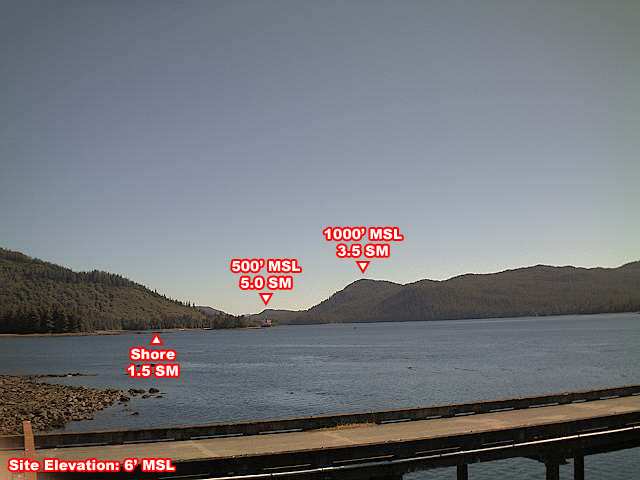
#> input picture imgs/test1_clear.jpg, 640 x 480 px, found by its file name
$ python find_obj.py ../../imgs/test1_clear.jpg
#> lines starting #> are read from the running program, lines starting #| are printed output that depends on the picture
#!/usr/bin/env python

'''
Feature-based image matching sample.

Note, that you will need the https://github.com/opencv/opencv_contrib repo for SIFT and SURF

USAGE
  find_obj.py [--feature=<sift|surf|orb|akaze|brisk>[-flann]] [ <image1> <image2> ]

  --feature  - Feature to use. Can be sift, surf, orb or brisk. Append '-flann'
               to feature name to use Flann-based matcher instead bruteforce.

  Press left mouse button on a feature point to see its matching point.
'''

# Python 2/3 compatibility
from __future__ import print_function

import numpy as np
import cv2 as cv

from common import anorm, getsize

FLANN_INDEX_KDTREE = 1  # bug: flann enums are missing
FLANN_INDEX_LSH    = 6


def init_feature(name):
    chunks = name.split('-')
    if chunks[0] == 'sift':
        detector = cv.xfeatures2d.SIFT_create()
        norm = cv.NORM_L2
    elif chunks[0] == 'surf':
        detector = cv.xfeatures2d.SURF_create(200)
        norm = cv.NORM_L2
    elif chunks[0] == 'orb':
        detector = cv.ORB_create(400)
        norm = cv.NORM_HAMMING
    elif chunks[0] == 'akaze':
        detector = cv.AKAZE_create()
        norm = cv.NORM_HAMMING
    elif chunks[0] == 'brisk':
        detector = cv.BRISK_create()
        norm = cv.NORM_HAMMING
    else:
        return None, None
    if 'flann' in chunks:
        if norm == cv.NORM_L2:
            flann_params = dict(algorithm = FLANN_INDEX_KDTREE, trees = 5)
        else:
            flann_params= dict(algorithm = FLANN_INDEX_LSH,
                               table_number = 6, # 12
                               key_size = 12,     # 20
                               multi_probe_level = 1) #2
        matcher = cv.FlannBasedMatcher(flann_params, {})  # bug : need to pass empty dict (#1329)
    else:
        matcher = cv.BFMatcher(norm)
    return detector, matcher


def filter_matches(kp1, kp2, matches, ratio = 0.75):
    mkp1, mkp2 = [], []
    for m in matches:
        if len(m) == 2 and m[0].distance < m[1].distance * ratio:
            m = m[0]
            mkp1.append( kp1[m.queryIdx] )
            mkp2.append( kp2[m.trainIdx] )
    p1 = np.float32([kp.pt for kp in mkp1])
    p2 = np.float32([kp.pt for kp in mkp2])
    kp_pairs = zip(mkp1, mkp2)
    return p1, p2, list(kp_pairs)

def explore_match(win, img1, img2, kp_pairs, status = None, H = None):
    h1, w1 = img1.shape[:2]
    h2, w2 = img2.shape[:2]
    vis = np.zeros((max(h1, h2), w1+w2), np.uint8)
    vis[:h1, :w1] = img1
    vis[:h2, w1:w1+w2] = img2
    vis = cv.cvtColor(vis, cv.COLOR_GRAY2BGR)

    if H is not None:
        corners = np.float32([[0, 0], [w1, 0], [w1, h1], [0, h1]])
        corners = np.int32( cv.perspectiveTransform(corners.reshape(1, -1, 2), H).reshape(-1, 2) + (w1, 0) )
        cv.polylines(vis, [corners], True, (255, 255, 255))

    if status is None:
        status = np.ones(len(kp_pairs), np.bool_)
    p1, p2 = [], []  # python 2 / python 3 change of zip unpacking
    for kpp in kp_pairs:
        p1.append(np.int32(kpp[0].pt))
        p2.append(np.int32(np.array(kpp[1].pt) + [w1, 0]))

    green = (0, 255, 0)
    red = (0, 0, 255)
    kp_color = (51, 103, 236)
    for (x1, y1), (x2, y2), inlier in zip(p1, p2, status):
        if inlier:
            col = green
            cv.circle(vis, (x1, y1), 2, col, -1)
            cv.circle(vis, (x2, y2), 2, col, -1)
        else:
            col = red
            r = 2
            thickness = 3
            cv.line(vis, (x1-r, y1-r), (x1+r, y1+r), col, thickness)
            cv.line(vis, (x1-r, y1+r), (x1+r, y1-r), col, thickness)
            cv.line(vis, (x2-r, y2-r), (x2+r, y2+r), col, thickness)
            cv.line(vis, (x2-r, y2+r), (x2+r, y2-r), col, thickness)
    vis0 = vis.copy()
    for (x1, y1), (x2, y2), inlier in zip(p1, p2, status):
        if inlier:
            cv.line(vis, (x1, y1), (x2, y2), green)

    cv.imshow(win, vis)

    def onmouse(event, x, y, flags, param):
        cur_vis = vis
        if flags & cv.EVENT_FLAG_LBUTTON:
            cur_vis = vis0.copy()
            r = 8
            m = (anorm(np.array(p1) - (x, y)) < r) | (anorm(np.array(p2) - (x, y)) < r)
            idxs = np.where(m)[0]

            kp1s, kp2s = [], []
            for i in idxs:
                (x1, y1), (x2, y2) = p1[i], p2[i]
                col = (red, green)[status[i][0]]
                cv.line(cur_vis, (x1, y1), (x2, y2), col)
                kp1, kp2 = kp_pairs[i]
                kp1s.append(kp1)
                kp2s.append(kp2)
            cur_vis = cv.drawKeypoints(cur_vis, kp1s, None, flags=4, color=kp_color)
            cur_vis[:,w1:] = cv.drawKeypoints(cur_vis[:,w1:], kp2s, None, flags=4, color=kp_color)

        cv.imshow(win, cur_vis)
    cv.setMouseCallback(win, onmouse)
    return vis


def main():
    import sys, getopt
    opts, args = getopt.getopt(sys.argv[1:], '', ['feature='])
    opts = dict(opts)
    feature_name = opts.get('--feature', 'brisk')
    try:
        fn1, fn2 = args
    except:
        fn1 = 'imgs/test1_clear.jpg'
        fn2 = 'imgs/test1_affine.jpg'

    img1 = cv.imread(fn1, cv.IMREAD_GRAYSCALE)
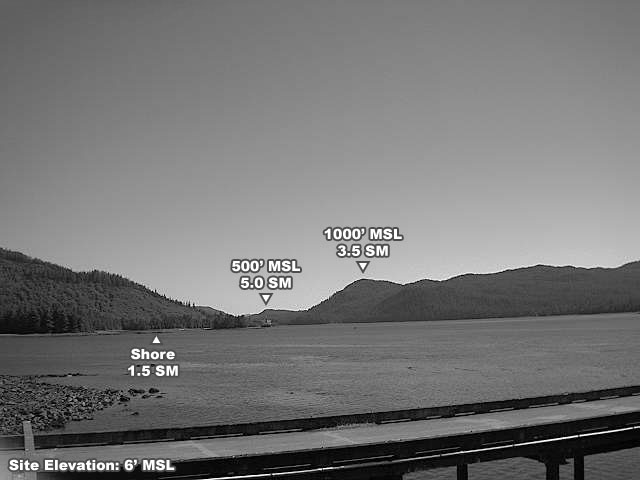
#> img1: shape (480, 640); min 0, max 255, mean 118.1
    img2 = cv.imread(fn2, cv.IMREAD_GRAYSCALE)
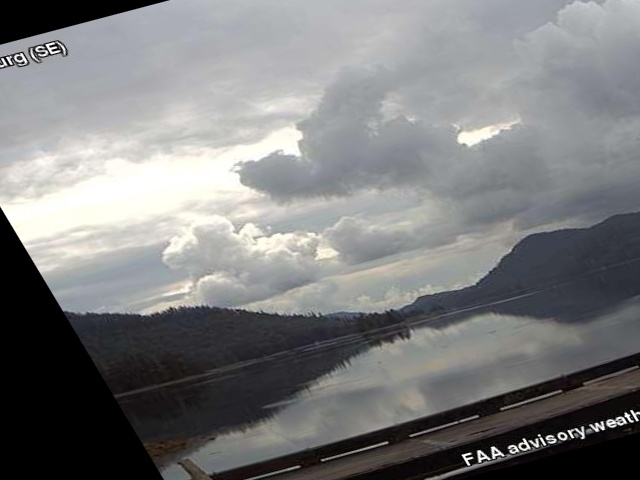
#> input picture imgs/test1_affine.jpg, 640 x 480 px, found by its file name
#> img2: shape (480, 640); min 0, max 255, mean 124.9
    features = ["sift", "surf", "orb", "akaze", "brisk"]
    for f in features:
        # detector, matcher = init_feature(feature_name)
        detector, matcher = init_feature(f)

        if img1 is None:
            print('Failed to load fn1:', fn1)
            sys.exit(1)

        if img2 is None:
            print('Failed to load fn2:', fn2)
            sys.exit(1)

        if detector is None:
            print('unknown feature:', feature_name)
            sys.exit(1)

        print('using', f)

        kp1, desc1 = detector.detectAndCompute(img1, None)
        kp2, desc2 = detector.detectAndCompute(img2, None)
        print('img1 - %d features, img2 - %d features' % (len(kp1), len(kp2)))

        def match_and_draw(win):
            print('matching...')
            raw_matches = matcher.knnMatch(desc1, trainDescriptors = desc2, k = 2) #2
            p1, p2, kp_pairs = filter_matches(kp1, kp2, raw_matches)
            if len(p1) >= 4:
                H, status = cv.findHomography(p1, p2, cv.RANSAC, 5.0)
                print('%d / %d  inliers/matched' % (np.sum(status), len(status)))
            else:
                H, status = None, None
                print('%d matches found, not enough for homography estimation' % len(p1))

            _vis = explore_match(win, img1, img2, kp_pairs, status, H)

        match_and_draw('find_obj')
        cv.waitKey()
#> this loop made 2 passes
#> raw_matches in match_and_draw on pass 1: 634 matches
#| img1 - 634 features, img2 - 639 features
#| 5 / 11  inliers/matched
#> pass 1, in explore_match, `vis = cv.cvtColor(vis, cv.COLOR_GRAY2BGR)`:
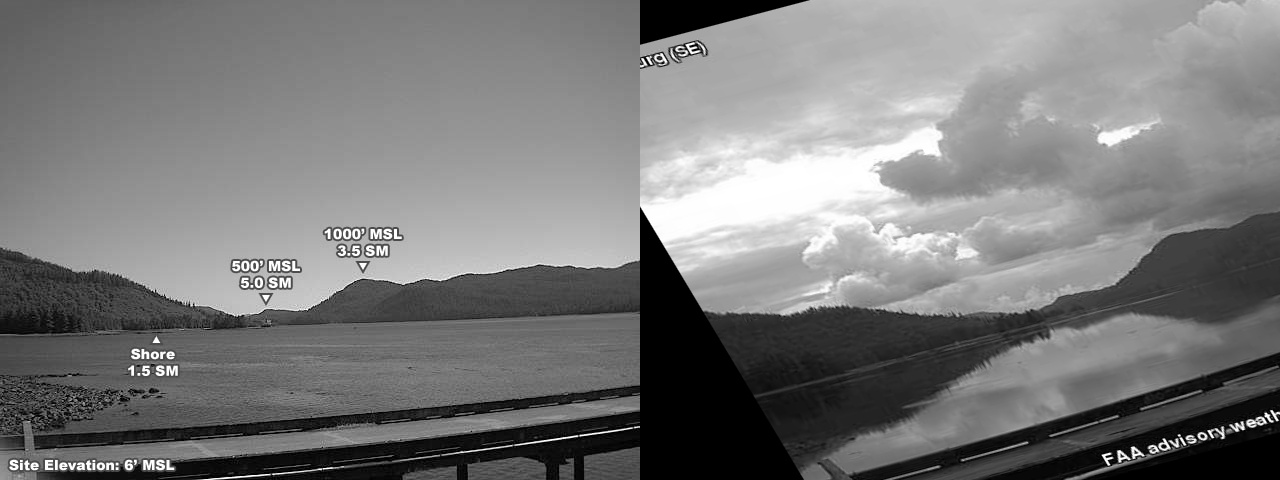
#> vis: shape (480, 1280, 3); min 0, max 255, mean 121.5
#> pass 1, in explore_match, `cv.imshow(win, vis)`:
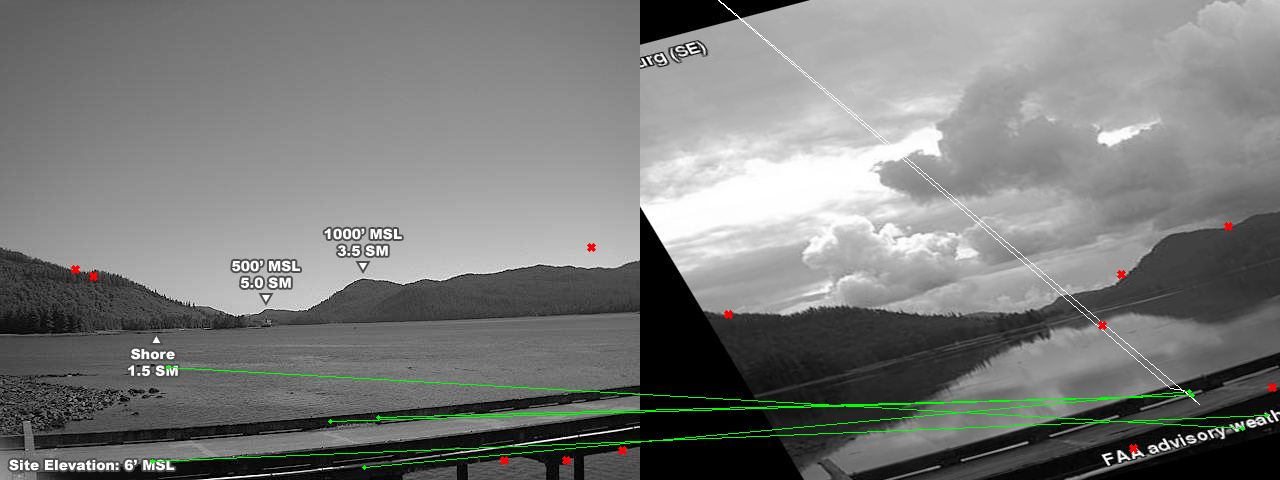
#> window 'find_obj': shape (480, 1280, 3); mean B, G, R 121.1, 123, 121.4

    print('Done')


if __name__ == '__main__':
    print(__doc__)
#> (the run stopped early here; a loop or call above may not have finished)
